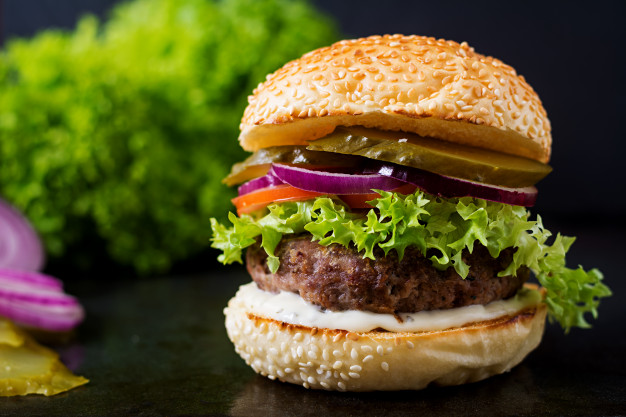
#> input picture Data/hamburger.jpg, 626 x 417 px
$ jupyter execute --allow-errors quiz_03-.ipynb   (shell and % lines are left out)   (older library calls are emulated)
#> lines starting #> are read from the running program, lines starting #| are printed output that depends on the picture; after the words box and inside, x2 and y2 are one past the last pixel; in counts of white or black regions, pixels touching at a corner belong together
[cell 1]
import matplotlib.pyplot as plt
import numpy as np
import skimage.io
from skimage.io import imread, imshow

import skimage.morphology
from collections import Counter
import re
import nltk
from nltk.corpus import stopwords

## Q1
This delicious hamburger image is a standard RGB image.

You can either compute the answer or read the image and see how much space it takes.

How much memory (in bytes) will this image take?

[cell 2]
img=skimage.io.imread('Data/hamburger.jpg')
#> img is the input picture: shape (417, 626, 3); mean R, G, B 90.1, 84.1, 36.8
print(img.nbytes)
#| 783126

## Q3
Dominant Channel

An indication of the dominant color of the image can be the dominant channel, i.e. the channel (R, G or B) with the greatest average brightness (intensity).

You're already familiar with the hamburger image. Read it using Python.

What is the mean brightness of the dominant channel in this image? Round your answer to two decimal places.

[cell 3]
red = img[:, :, 0]
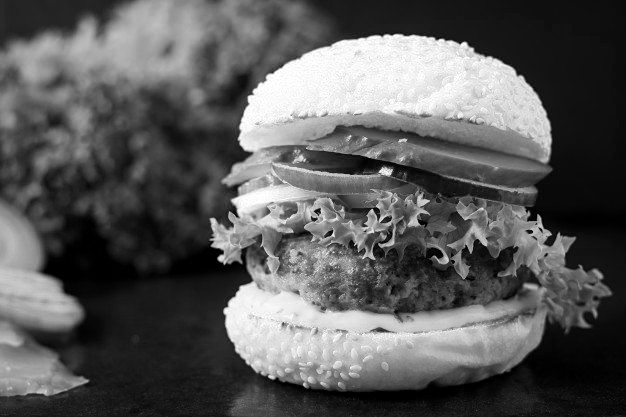
#> red: shape (417, 626); min 0, max 255, mean 90.1
green = img[:, :, 1]
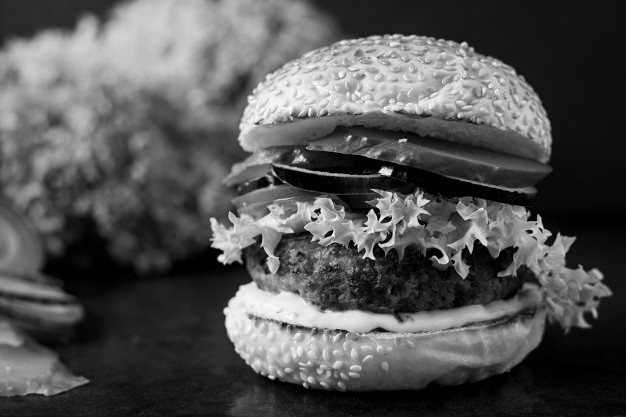
#> green: shape (417, 626); min 0, max 255, mean 84.1
blue = img[:, :, 2]
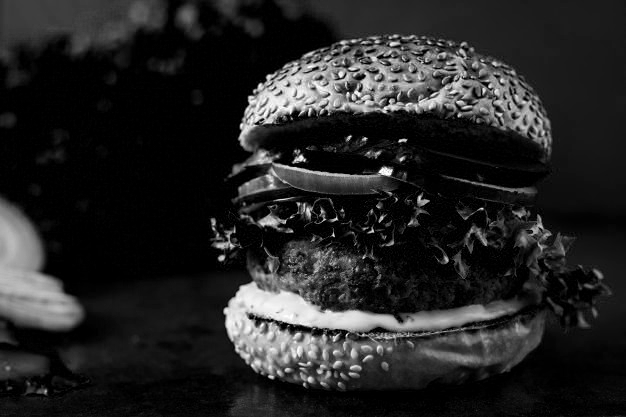
#> blue: shape (417, 626); min 0, max 255, mean 36.8

print("Image mean values for ")
print("red: " + str(round(red.mean(),2))+ " green: "+ str(round(green.mean(),2))+ " blue: " + str(round(blue.mean(),2)))
#| red: 90.09 green: 84.07 blue: 36.79

## Q4
Morphology

Read the blue (third) channel of the hamburger image. Perform binary opening on this channel. You can use skimage. Use a 3x3 square as the structuring element.

This will return a boolean array which you can convert to numbers. Optionally, display the resulting image.

How many white pixels does the resulting image contain?

[cell 4]
a = np.ones((3,3), dtype=np.int)
img_after_opening = skimage.morphology.binary_opening(blue, selem=skimage.morphology.square(3)).astype(int)
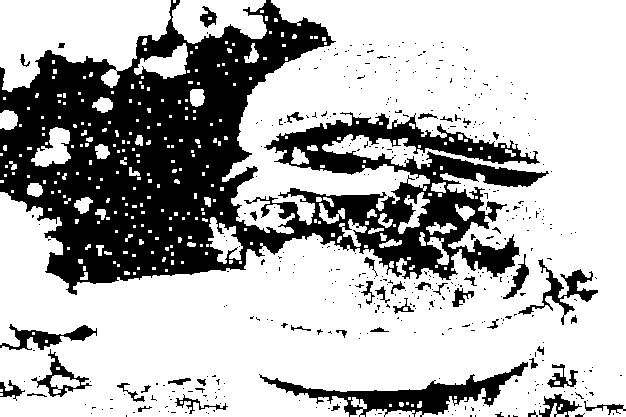
#> img_after_opening: shape (417, 626) int64; values 0 (black) and 1 (white), 70.1% white; 442 black regions (394 under 20 px), largest, box (x1, y1, x2, y2) and area: (0, 0, 549, 295) 66706, (259, 362, 528, 417) 3935, (518, 259, 598, 325) 1114
plt.imshow(img_after_opening)
plt.show()

[cell 5]
print("White pixels count:", (img_after_opening[img_after_opening==1]).shape )
#| White pixels count: (182990,)

print('Number of white pixels:', np.sum(img_after_opening))
#| Number of white pixels: 182990
